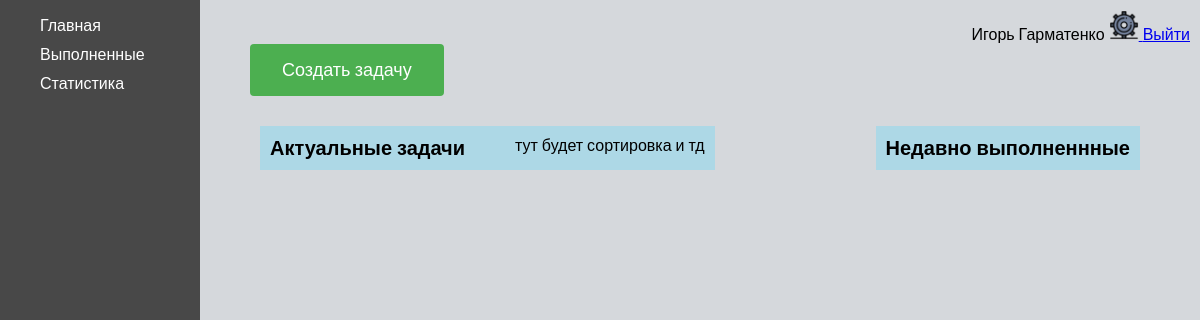
/home/ (signed in), run on an earlier commit of the app's database.
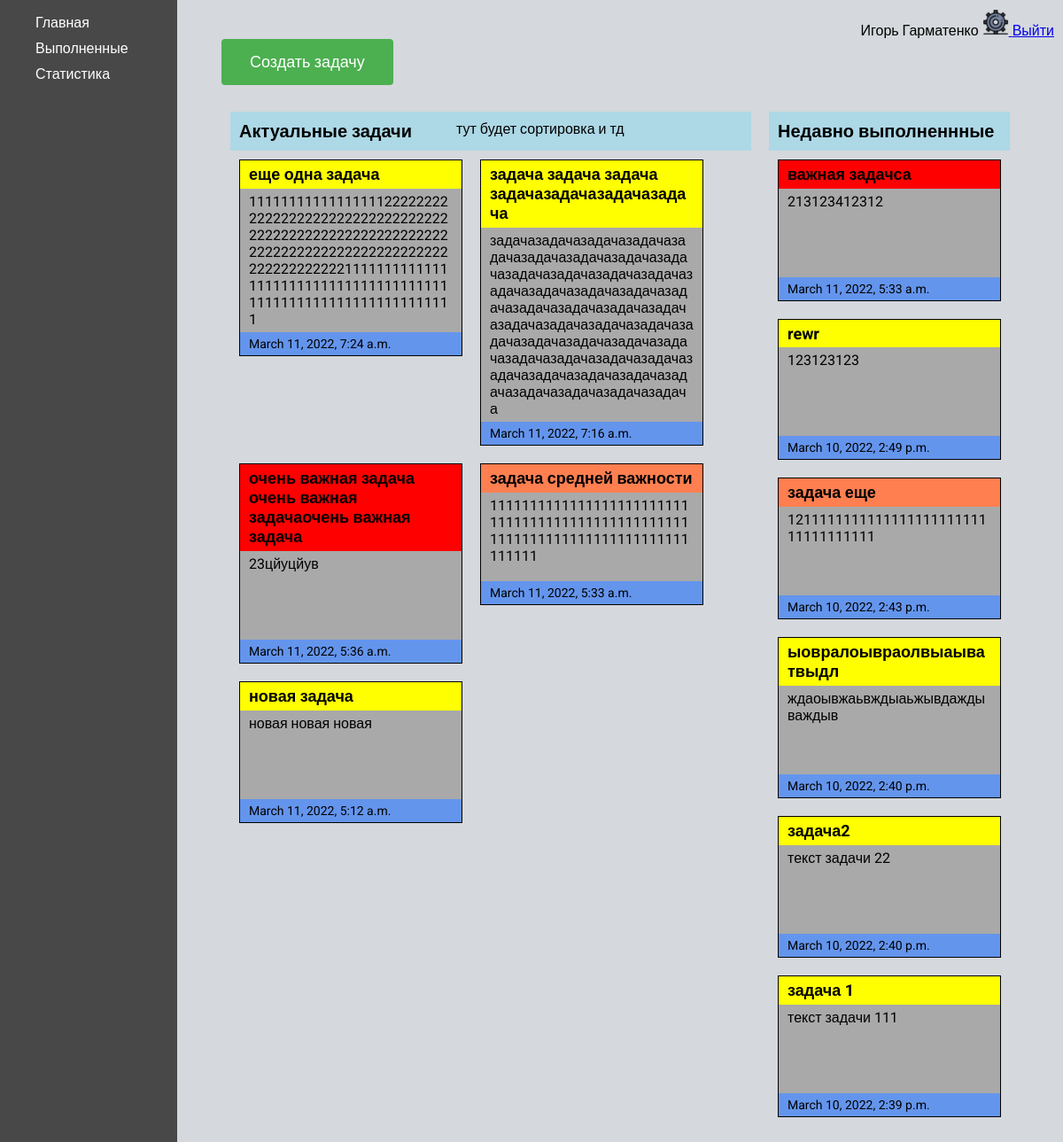
And on a later commit of the database.
### ToDo/models.py (models this page shows, shortened)
class CustomUser(AbstractUser):
    avatar = models.ImageField(
        blank=True,
        verbose_name='Avatar',
        upload_to=f'images/',
        default='../static/ToDo/images/default.png'
    )
    date_of_birth = models.DateField(blank=True, null=True)

class Task(models.Model):
    PRIORITY_LEVEL = (('L', 'low'),
                      ('H', 'hight'),
                      ('M', 'medium'),
                      )
    user = models.ForeignKey(settings.AUTH_USER_MODEL, on_delete=models.CASCADE, null=True, blank=True)
    title = models.CharField(max_length=200)
    descr = models.CharField(max_length=500)
    priority = models.CharField(max_length=10, choices=PRIORITY_LEVEL, default='medium')
    is_finished = models.BooleanField(default=False)
    created_at = models.DateTimeField(auto_now_add=True)
    complated_at = models.DateTimeField(auto_now=True)

### ToDo/views.py (the view)
# urls.py: 2. Add a URL to urlpatterns:  path('', views.home, name='home')
@login_required
def home(request):
    tasks = Task.objects.filter(user_id=request.user.id).order_by('created_at').reverse()
    return render(request, 'ToDo/home.html', {'menu': home_menu, 'tasks':tasks})

### ToDo/templates/ToDo/home.html
{% extends 'ToDo/home_base.html' %}
{% block rightbar %}
    <a class="create__task-btn" href="{% url 'create_task' %}">Создать задачу</a>
    <div class="tasks__wrap">
        <div class="tasks__active_wrap">
            <div class="tasks__header">
                <div class="tasks__active_title">Актуальные задачи</div>
                <div class="tasks__active_info">тут будет сортировка и тд</div>
            </div>
            <div class="tasks__active">
                {% for task in tasks %}
                    {% if not task.is_finished %}
                        <div class="task">
                            <div class="task__title {{ task.priority }}">
                                <a class="task__edit-link" href="{% url 'task-edit' task.id %}">{{ task.title }}</a>
                            </div>
                            <div class="task__descr">{{ task.descr }}</div>
                            <div class="task__created_at">{{ task.created_at }}</div>
                        </div>
                    {% endif %}
                {% endfor %}
            </div>
        </div>
        <div class="tasks__completed_wrap">
            <div class="tasks__header">
                <div class="tasks__active_title">Недавно выполненнные</div>
            </div>
            <div class="tasks__completed">
                {% for task in tasks %}
                    {% if task.is_finished %}
                        <div class="task">
                            <div class="task__title {{ task.priority }}">{{ task.title }}</div>
                            <div class="task__descr">{{ task.descr }}</div>
                            <div class="task__created_at">{{ task.created_at }}</div>
                        </div>
                    {% endif %}
                {% endfor %}
            </div>
        </div>
    </div>
{% endblock %}

### ToDo/templates/ToDo/home_base.html
{% extends 'ToDo/base.html' %}
{% load static %}
{% block content %}
    <div class="main">
        <div  class="leftbar">
            <ul class="home_menu">
                {% for key, item in menu.items %}
                    <li class="home_menu__item"><a href="#">{{ item }}</a></li>
                {% endfor %}
            </ul>
        </div>
        <div  class="rightbar">
            <div class="home_nav">
                <div class="home_info">
                        {% if request.user.is_authenticated %}
                        <span>{{ user.first_name }} {{ user.last_name }}</span>
                        <a href="{% url 'user_settings' %}">
                            <img class="settings__icon" src="{% static 'ToDo/images/settings.png' %}" alt="settings">
                        </a>
                        <a href="{% url 'logout' %}">Выйти</a>
                    {% endif %}
                </div>
            </div>
            {% block rightbar %}
            {% endblock %}
        </div>
    </div>
{% endblock %}

### ToDo/templates/ToDo/base.html (shortened to what this page needs)
{% load static %}
<!DOCTYPE html>
<html lang="en">
<head>
    <link rel="stylesheet" href="{% static 'ToDo/css/style.css' %}">
</head>
<body>
    {% block content %}
    {% endblock %}
</body>
</html>

### ToDo/static/ToDo/css/style.css (style rules this page uses)
html { font-family: 'Roboto', sans-serif; }
body { margin: 0; }
.main { display: flex; }
.leftbar { width: 15%; min-width: 200px; background-color: #484848; display: flex; flex-direction: column; min-height: 100vh; }
.rightbar { width: 85%; background-color: #D5D8DC; min-height: 100vh; }
.settings__icon { width: 30px; height: 30px; }
.home_menu { display: flex; flex-direction: column; align-items: flex-start; }
.home_menu__item { list-style-type: none; margin-bottom: 10px; }
.home_menu__item a { text-decoration: none; color: white; list-style-type: none; }
.home_nav { display: flex; justify-content: flex-end; }
.home_info { margin-top: 10px; margin-right: 10px; }
.create__task-btn { margin-left: 50px; background-color: #4CAF50; border: none; color: white; padding: 15px 32px; text-align: center; text-decoration: none; display: inline-block; font-size: 18px; border-radius: 4px; -webkit-transition-duration: 0.4s; transition-duration: 0.4s; }
.tasks__wrap { display: flex; justify-content: space-between; padding: 30px 50px; }
.tasks__active { display: flex; justify-content: flex-start; align-items: flex-start; flex-wrap: wrap; align-content: flex-start; }
.tasks__header { display: flex; justify-content: flex-start; background-color: #ADD8E6; padding: 10px 10px; }
.tasks__active_info { margin-left: 50px; }
.tasks__active_title { font-size: 20px; font-weight: bold; }
.tasks__completed_wrap { margin: 0 10px; }
.tasks__active_wrap { margin: 0 10px; }
.tasks__completed { display: flex; flex-direction: column; align-content: flex-start; }
.task { display: flex; flex-direction: column; align-items: center; width: 250px; border: 1px solid black; word-wrap: break-word; margin: 10px; height: auto; }
.task__title { width: 100%; padding: 5px 10px; box-sizing: border-box; font-weight: bold; font-size: 18px; }
.H { background: red; }
.M { background: coral; }
.L { background: yellow; }
.task__descr { width: 100%; background: darkgray; padding: 5px 10px; box-sizing: border-box; min-height: 100px; word-wrap: inherit; }
.task__created_at { width: 100%; background: cornflowerblue; padding: 5px 10px; box-sizing: border-box; font-size: 14px; }
.task__edit-link { text-decoration: none; color: black; }

What changed in the data, as far as the page shows it:
added Task: title "еще одна задача", descr "11111111111111111222222222222222222222222222222222222222222222222222222222222222222222222222222222222222222222221111111111111111111111111111111111111111111111111111111111111111", created_at "March 11, 2022, 7:24 a.m."
added Task: title "задача задача задача задачазадачазадачазадача", descr "задачазадачазадачазадачазадачазадачазадачазадачазадачазадачазадачазадачазадачазадачазадачазадачазадачазадачазадачазадачазадачазадачазадачазадачазадачазадачазадачазадачазадачазадачазадачазадачазадачазадачазадачазадачазадачазадачазадачазадачазадачазадачазадачазадача", created_at "March 11, 2022, 7:16 a.m."
added Task: title "очень важная задача очень важная задачаочень важная задача", descr "23цйуцйув", created_at "March 11, 2022, 5:36 a.m.", priority "H" (drawn)
added Task: title "задача средней важности", descr "111111111111111111111111111111111111111111111111111111111111111111111111111111111", created_at "March 11, 2022, 5:33 a.m.", priority "M" (drawn)
added Task: title "новая задача", descr "новая новая новая", created_at "March 11, 2022, 5:12 a.m."
added Task: title "важная задачса", descr "213123412312", created_at "March 11, 2022, 5:33 a.m.", priority "H" (drawn)
added Task: title "rewr", descr "123123123", created_at "March 10, 2022, 2:49 p.m."
added Task: title "задача еще", descr "121111111111111111111111111111111111", created_at "March 10, 2022, 2:43 p.m.", priority "M" (drawn)
added Task: title "ыовралоывраолвыаыватвыдл", descr "ждаоывжаьвждыаьжывдаждываждыв", created_at "March 10, 2022, 2:40 p.m."
added Task: title "задача2", descr "текст задачи 22", created_at "March 10, 2022, 2:40 p.m."
added Task: title "задача 1", descr "текст задачи 111", created_at "March 10, 2022, 2:39 p.m."
